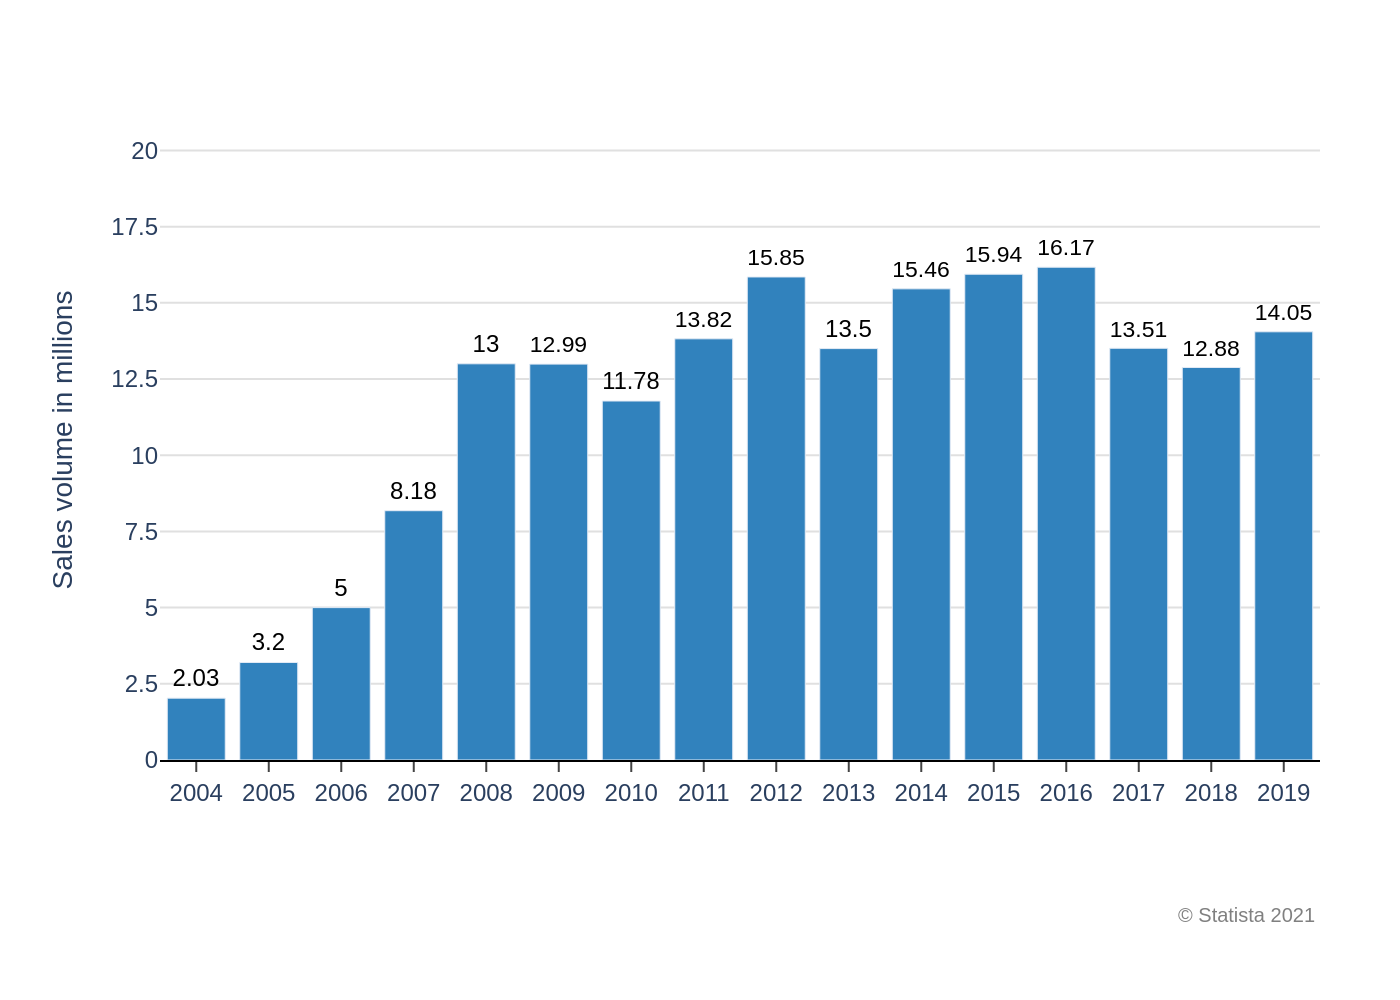

This figure's Python source:
import sys
import json
import os
import plotly.graph_objects as go

if len(sys.argv) != 2:
    print("Usage: python create_chart.py <path_to_json_file>", file=sys.stderr)
    sys.exit(1)

json_path = sys.argv[1]

try:
    with open(json_path, 'r', encoding='utf-8') as f:
        chart_info = json.load(f)
except FileNotFoundError:
    print(f"Error: JSON file not found at {json_path}", file=sys.stderr)
    sys.exit(1)
except json.JSONDecodeError:
    print(f"Error: Could not decode JSON from {json_path}", file=sys.stderr)
    sys.exit(1)

chart_data = chart_info['chart_data']
texts = chart_info['texts']
colors = chart_info['colors']

x_values = [item['x'] for item in chart_data]
y_values = [item['y'] for item in chart_data]

fig = go.Figure()

fig.add_trace(go.Bar(
    x=x_values,
    y=y_values,
    text=[f'{y:g}' for y in y_values],
    textposition='outside',
    marker_color=colors[0],
    cliponaxis=False
))

title_text = ""
if texts.get('title'):
    title_text += texts['title']
if texts.get('subtitle'):
    title_text += f"<br><sub>{texts['subtitle']}</sub>"

fig.update_layout(
    title={
        'text': title_text if title_text else None,
        'x': 0.05,
        'xanchor': 'left',
        'yanchor': 'top',
        'y': 0.95
    },
    yaxis_title=texts.get('y_axis_title'),
    xaxis_title=texts.get('x_axis_title'),
    font=dict(family="Arial", size=12),
    showlegend=False,
    plot_bgcolor='white',
    paper_bgcolor='white',
    margin=dict(l=80, r=40, t=60, b=120),
    xaxis=dict(
        showgrid=False,
        linecolor='black',
        ticks='outside',
        ticklen=5
    ),
    yaxis=dict(
        range=[0, 21],
        dtick=2.5,
        gridcolor='#e0e0e0',
        zeroline=False
    ),
    annotations=[
        dict(
            text=texts.get('source', ''),
            showarrow=False,
            xref='paper',
            yref='paper',
            x=1,
            y=-0.22,
            xanchor='right',
            yanchor='top',
            align='right',
            font=dict(size=10, color='grey')
        )
    ]
)

fig.update_traces(textfont_size=12, textfont_color='black')

base_filename = os.path.splitext(os.path.basename(json_path))[0]
output_filename = f"{base_filename}.png"

fig.write_image(output_filename, scale=2)

print(f"Chart saved to {output_filename}")
